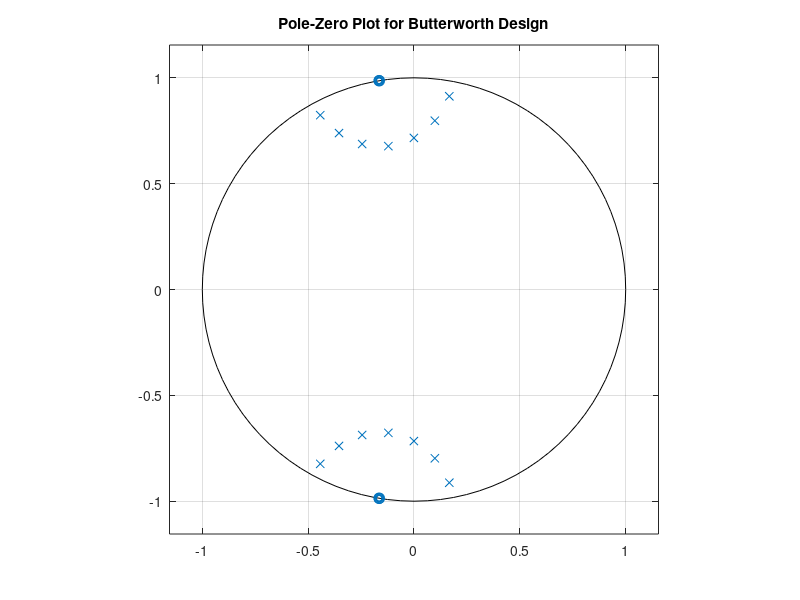
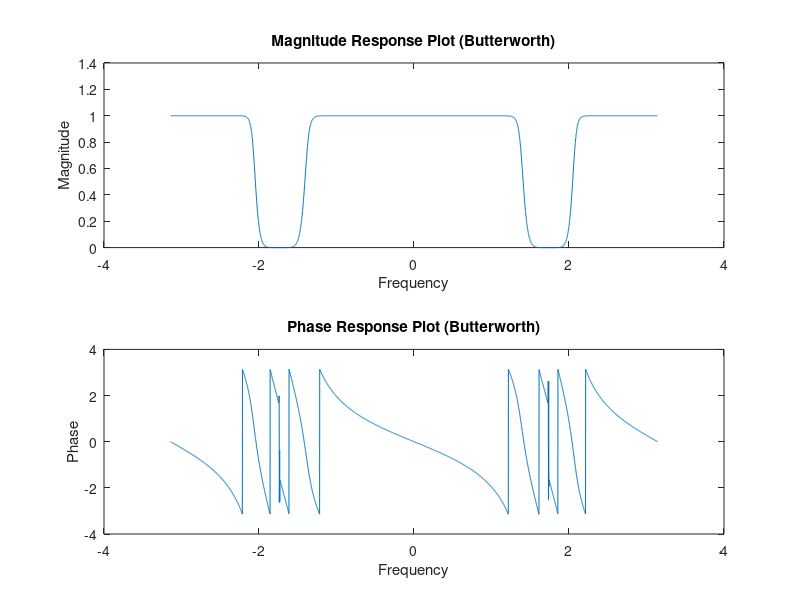

Here is the MATLAB script that generated these plots, in order:
%Write a MATLAB program to design an IIR digital bandstop filter using Butterworth approximation. 
%Determine order, cut off frequency, pole-zero pattern and frequency response plots. 
%Obtain second order cascade structure for the designed IIR filter.

%|H(w)| <= 0.01;         0<=|w|<=0.3pi;
%0.89<=|H(w)| <= 1;   0.45pi<=|w|<=0.65pi
%|H(w)|<=0.01;           0.75<=|w|<=pi

%Note: Use in-built functions: buttord, butter, tf2sos.

delta_s = 0.01;
delta_p = 1 - 0.89;
Ap = -20*log10(1 - delta_p);
As = -20*log10(delta_s);
w_p = [0.45 0.65];
w_s = [0.3 0.75];
[N_butter, Wn_butter] = buttord(w_p, w_s, Ap, As);
[B_butter, A_butter] = butter(N_butter, Wn_butter, 'stop');
figure(1);
zplane(B_butter, A_butter);
title('Pole-Zero Plot for Butterworth Design');
printer = sprintf('For Butterworth Filter');
disp(printer);
printer = sprintf('Order of Filter = %f',N_butter);
disp(printer);  %#ok<*DSPS>
printer = sprintf('Cut off Frequency = %f',Wn_butter);
disp(printer);
figure(2);
w = -pi:pi/2048:pi;
H_butter = freqz(B_butter, A_butter, w);
subplot(2,1,1);
plot(w,abs(H_butter));
xlabel('Frequency');
ylabel('Magnitude');
title('Magnitude Response Plot (Butterworth)');
subplot(2,1,2);
plot(w,angle(H_butter));
xlabel('Frequency');
ylabel('Phase');
title('Phase Response Plot (Butterworth)');
[SOS_butter, G_butter] = tf2sos(B_butter, A_butter);
disp('Second Order Sections :');
disp(SOS_butter);